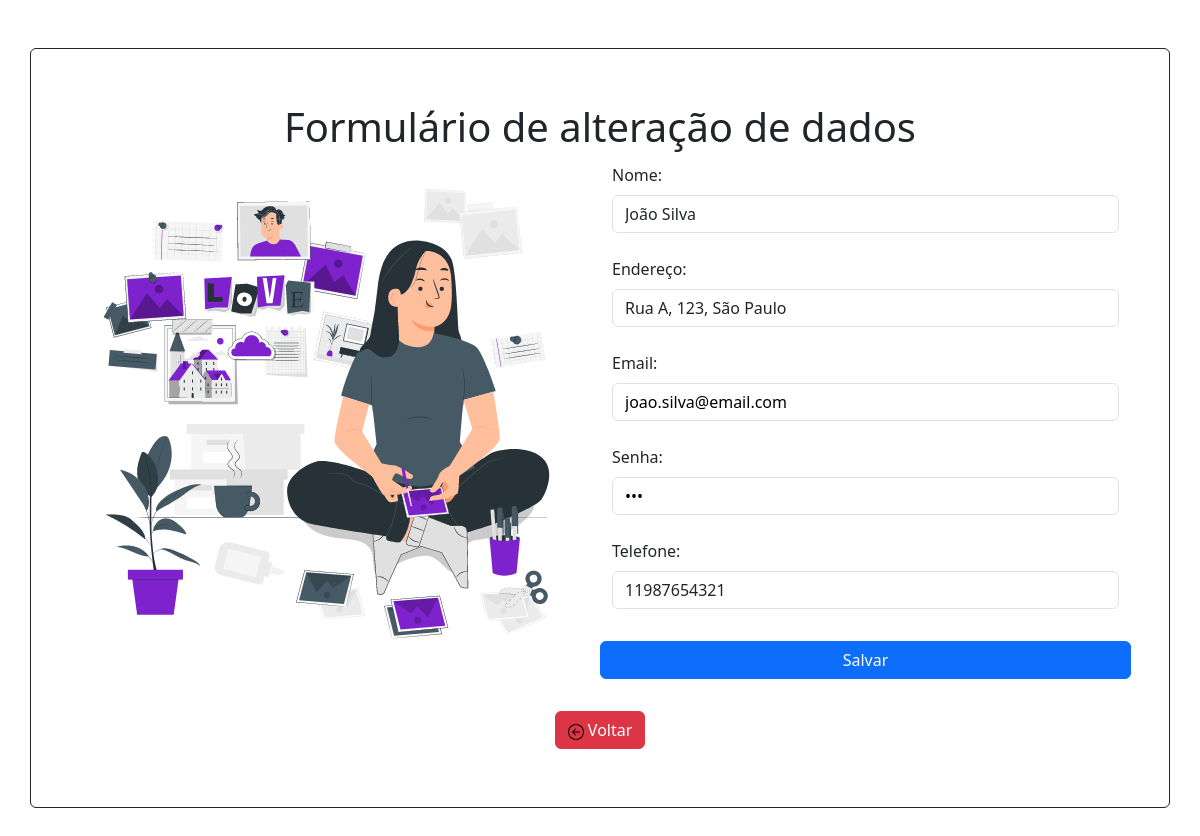
/form-alterar.php?id_usuario=1, run on the app's committed database.
### tables this page shows
CREATE TABLE `usuario` (
  `id_usuario` int(11) NOT NULL,
  `nome` varchar(255) DEFAULT NULL,
  `senha` varchar(255) DEFAULT NULL,
  `email` varchar(255) DEFAULT NULL,
  `endereco` varchar(255) DEFAULT NULL,
  `telefone` varchar(255) DEFAULT NULL,
  `tipo_cliente` int(11) DEFAULT NULL
);

### form-alterar.php (the view, shortened to what this page needs)
<?php
$id = $_GET['id_usuario'];
$conexao = conectar();
$sql = "SELECT * FROM usuario WHERE id_usuario = $id";
$result = mysqli_query($conexao, $sql);
if ($result) {
    $usuario = mysqli_fetch_assoc($result);
} else {
    echo mysqli_errno($conexao) . ": " . mysqli_error($conexao);
    die();
}
?>
<!DOCTYPE html>
<html lang="pt-br">
<head>
    <?php include "links.php"; ?>
</head>
<body>
    <div style="padding: 50px;" class="container border my-5 border-dark rounded">
        <div class="row">
            <div class="col-12 text-center my-1">
                <h1>Formulário de alteração de dados</h1>
            </div>
            <div class="col-6">
                <img class="img-fluid" src="img/form-alterar.gif" alt="Uma pessoa mexendo em um quadro">
            </div>
            <div class="col-6 ">
                <div>
                    <div class="mb-3">
                        <form action="crud/alterar.php" method="post">
                            <label class="form-label" for="nome">Nome:</label>
                            <input class="form-control" type="text" name="nome" id="nome" value="<?php echo  $usuario['nome']; ?>"><br>
                            <label class="form-label" for="endereco">Endereço:</label>
                            <input class="form-control" type="text" name="endereco" id="endereco" value="<?php echo  $usuario['endereco']; ?>"><br>
                            <label class="form-label" for="email">Email:</label>
                            <input class="form-control" type="email" name="email" id="email" value="<?php echo  $usuario['email']; ?>"><br>
                            <label class="form-label" for="senha">Senha:</label>
                            <input class="form-control" type="password" name="senha" id="senha" value="<?php echo  $usuario['senha']; ?>"><br>
                            <label class="form-label" for="telefone">Telefone:</label>
                            <input class="form-control" type="text" name="telefone" id="telefone" value="<?php echo  $usuario['telefone']; ?>"><br>
                            <div class="col-12">
                                <div class="row">
                                    <input class="btn btn-primary my-2" type="submit" value="Salvar">
                                </div>
                            </div>
                    </div>
                </div>
            </div>
        </div>
        <div class="text-center">
             <a class="btn btn-danger my-2" href="#"> <img class="material-icons" style="color: white;" src="img/voltar.svg" alt="voltar"> Voltar</a>
        </div>
    </div>
</body>
</html>

### css/estilo.css (style rules this page uses)
body { font-family: 'roboto',sans-serif; width: 100%; height: 100%; text-decoration: none; }
.row { margin: 0; }
.campo-texto input[type="text"],input[type="password"],input[type="email"] { color: black; }

### data on the page
usuario: nome "João Silva", endereco "Rua A, 123, São Paulo", email "joao.silva@email.com", telefone "11987654321"
